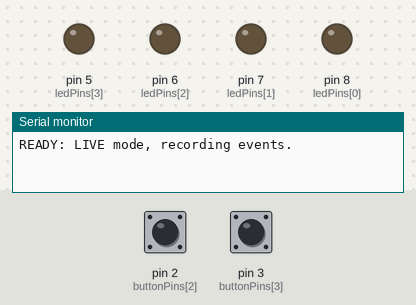
A sketch run on a simulated Arduino Uno, built with avr-gcc and run on an emulated ATmega328P. Parts: output pins drawn as LEDs (lit = HIGH), the last lines printed to the serial monitor. The test bench sets the inputs (shaded band); at power-on: pin 2 (buttonPins[2]) HIGH, pin 3 (buttonPins[3]) HIGH.

Above: at 1.2 s.
1.3 s: pin 2 (buttonPins[2]) pulled LOW for 0.15 s
At 1.9 s:
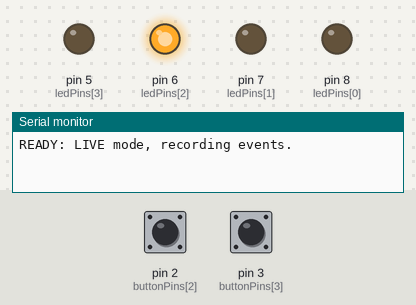
3.8 s: pin 3 (buttonPins[3]) pulled LOW for 0.15 s
At 4.4 s:
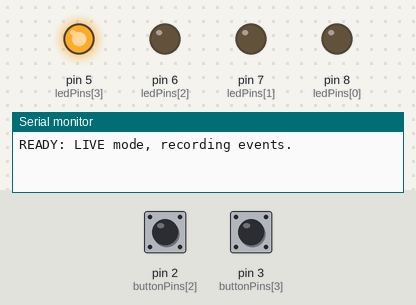
6.3 s: pin 2 (buttonPins[2]) pulled LOW for 1 s
At 8.0 s:
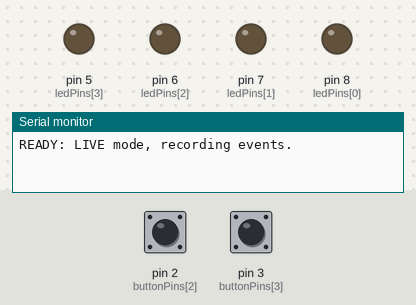
8.8 s: pin 2 (buttonPins[2]) driven LOW and pin 3 (buttonPins[3]) driven LOW
At 9.4 s:
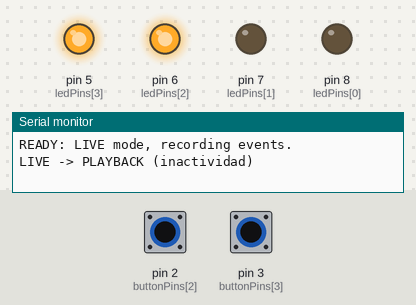
11.8 s: pin 2 (buttonPins[2]) driven HIGH
At 12.9 s:
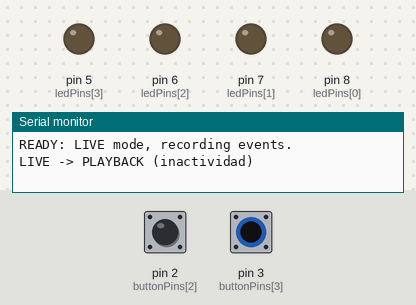
13.3 s: pin 2 (buttonPins[2]) pulsed LOW 5 times (0.12 s each, 0.3 s apart)
Timing chart, 0 to 50.4 s (numbered marks = the images above; inputs shaded):
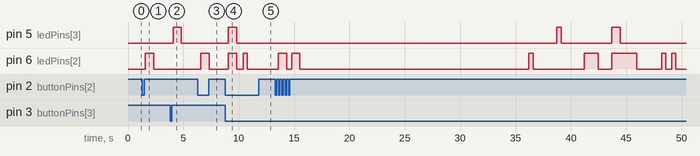

Measured:
- after the input at 1.3 s, pin 6 (ledPins[2]): LOW → HIGH after 0.28 s, → LOW 0.75 s later
- after the input at 3.8 s, pin 5 (ledPins[3]): LOW → HIGH after 0.28 s, → LOW 0.75 s later
- after the input at 6.3 s, pin 6 (ledPins[2]): LOW → HIGH after 0.27 s, → LOW 0.76 s later
- after the input at 8.8 s, pin 5 (ledPins[3]): LOW → HIGH after 0.28 s, → LOW 0.76 s later; pin 6 (ledPins[2]): LOW → HIGH after 0.28 s, → LOW 0.76 s later, → HIGH 0.56 s later, → LOW 0.40 s later
- after the input at 11.8 s, pin 5 (ledPins[3]): stays LOW (without the input it goes to HIGH after 1.1 s)

The sketch:

ESP32-C3_LED_-_Memorias_de_contacto4.ino
```cpp
/*
   BOTONES + LEDS en paralelo con efecto FADE independiente + MEMORIA DE PATRONES
   Board: ESP32 / ESP32-C3
   Botones: GPIO 0,1,2,3  (a GND con INPUT_PULLUP, activo en LOW)
   LEDs:    GPIO 8,7,6,5  (PWM via analogWrite)

   Funciones clave:
   - Grabación de eventos por botón: PRESS/RELEASE con dt (delta tiempo) y duración.
   - Inactividad 20 s -> PLAYBACK no bloqueante del patrón.
   - En PLAYBACK, el HOLD del LED se ajusta a la duración grabada del contacto.
*/

#include <Arduino.h>

// ------------ Pines y parámetros básicos ------------
const uint8_t buttonPins[] = {0, 1, 2, 3};
const uint8_t ledPins[]    = {8, 7, 6, 5};
const int numLeds = 4;

// Efecto LED
const int maxBrightness = 255;
const int fadeDelayMs   = 5;     // tiempo entre pasos de brillo
const int defaultHoldMs = 500;   // HOLD por defecto cuando no hay duración

// Reproducción / grabación
const unsigned long inactivityToPlaybackMs = 20000; // 20 s sin pulsar -> PLAYBACK
const unsigned long loopPauseMs            = 800;   // pausa al finalizar patrón

// Ticks (cuantización temporal)
const uint16_t TICK_MS = 5; // 1 tick = 5 ms

// Mapeo de duración grabada -> hold efectivo
const int MIN_HOLD_MS = 120;     // límites para que el efecto se vea bien
const int MAX_HOLD_MS = 2000;

// Anti-rebote
const unsigned long DEBOUNCE_MS = 20;

// Máximo de eventos guardados en RAM
const int MAX_EVENTS = 600;

// ------------ Estados LED ------------
struct LedState {
  enum Phase { OFF, FADE_IN, HOLD, FADE_OUT } phase;
  int brightness;
  unsigned long lastUpdate;
  unsigned long holdStart;
  int customHoldMs; // si >0, usar esto para HOLD; si 0 -> defaultHoldMs
};

LedState leds[numLeds];

// ------------ Botones (debounce + captura flancos) ------------
struct ButtonState {
  bool stableDown = false;     // estado estable actual (LOW = pulsado)
  bool readingDown = false;    // última lectura inmediata
  unsigned long lastChangeMs = 0; // para debounce
  unsigned long pressStartMs = 0; // para medir duración real
};

ButtonState buttons[numLeds];

// ------------ Secuenciador de eventos ------------
enum EventType : uint8_t { PRESS = 0, RELEASE = 1 };

using tick_t = uint16_t; // 0..65535 (con TICK_MS=5 llega a ~327 s)

struct Event {
  uint8_t  track;   // 0..3
  uint8_t  type;    // PRESS/RELEASE
  tick_t   dt;      // ticks desde el evento anterior
  uint16_t extra;   // en RELEASE: duración del contacto (ticks). En PRESS: 0
};

Event eventsBuf[MAX_EVENTS];
uint16_t eventCount = 0;
tick_t lastEventTick = 0;      // para calcular dt
unsigned long lastUserActivity = 0;

// Modo global
enum Mode { LIVE, PLAYBACK };
Mode mode = LIVE;

// Reproducción
uint16_t playbackIndex = 0;
bool playbackArmed = false;
unsigned long nextPlaybackTime = 0;

// Utilidades
static inline tick_t msToTicks(uint32_t ms) { return (tick_t)(ms / TICK_MS); }
static inline uint32_t ticksToMs(tick_t t)  { return (uint32_t)t * TICK_MS; }

void pushEvent(Event e) {
  if (eventCount < MAX_EVENTS) {
    eventsBuf[eventCount++] = e;
  } else {
    // Buffer lleno: podría implementarse rollover o dividir en clips.
    // Por ahora, ignoramos eventos extra.
  }
}

void clearPattern() {
  eventCount = 0;
  lastEventTick = msToTicks(millis());
}

// ------------ Lógica LED ------------
void triggerLed(int i, unsigned long now) {
  LedState &L = leds[i];
  if (L.phase == LedState::OFF) {
    L.phase = LedState::FADE_IN;
    L.brightness = 0;
    L.lastUpdate = now;
    L.customHoldMs = 0; // hasta que alguien lo configure
    analogWrite(ledPins[i], 0);
  }
}

void setLedCustomHold(int i, int holdMs) {
  holdMs = constrain(holdMs, MIN_HOLD_MS, MAX_HOLD_MS);
  leds[i].customHoldMs = holdMs;
}

void updateLed(int i) {
  unsigned long now = millis();
  LedState &L = leds[i];

  switch (L.phase) {
    case LedState::OFF:
      // En este diseño las pulsaciones reales se manejan en updateButtons()
      break;

    case LedState::FADE_IN:
      if (now - L.lastUpdate >= (unsigned)fadeDelayMs) {
        L.brightness += 5;
        if (L.brightness >= maxBrightness) {
          L.brightness = maxBrightness;
          L.phase = LedState::HOLD;
          L.holdStart = now;
        }
        L.lastUpdate = now;
        analogWrite(ledPins[i], L.brightness);
      }
      break;

    case LedState::HOLD: {
      analogWrite(ledPins[i], maxBrightness);
      int holdMs = (L.customHoldMs > 0) ? L.customHoldMs : defaultHoldMs;
      if (now - L.holdStart >= (unsigned)holdMs) {
        L.phase = LedState::FADE_OUT;
        L.lastUpdate = now;
      }
    } break;

    case LedState::FADE_OUT:
      if (now - L.lastUpdate >= (unsigned)fadeDelayMs) {
        L.brightness -= 5;
        if (L.brightness <= 0) {
          L.brightness = 0;
          L.phase = LedState::OFF;
        }
        L.lastUpdate = now;
        analogWrite(ledPins[i], L.brightness);
      }
      break;
  }
}

// ------------ Captura de botones (debounce + eventos) ------------
void onPress(uint8_t track, unsigned long nowMs) {
  // Evento PRESS
  tick_t nowTick = msToTicks(nowMs);
  tick_t dt = nowTick - lastEventTick;
  lastEventTick = nowTick;
  pushEvent({track, PRESS, dt, 0});

  // Dispara LED y marca actividad
  triggerLed(track, nowMs);
  lastUserActivity = nowMs;
}

void onRelease(uint8_t track, unsigned long nowMs) {
  // Duración del contacto desde el press estable
  unsigned long durMs = (nowMs > buttons[track].pressStartMs)
                        ? (nowMs - buttons[track].pressStartMs)
                        : 0;

  // Evento RELEASE con dt y duración en ticks (extra)
  tick_t nowTick = msToTicks(nowMs);
  tick_t dt = nowTick - lastEventTick;
  lastEventTick = nowTick;
  tick_t durTicks = msToTicks(durMs);
  pushEvent({track, RELEASE, dt, (uint16_t)durTicks});

  lastUserActivity = nowMs;
}

// Lee botones con debounce y emite flancos
void updateButtons() {
  unsigned long now = millis();
  for (int i = 0; i < numLeds; i++) {
    bool rawDown = (digitalRead(buttonPins[i]) == LOW); // activo en LOW

    if (rawDown != buttons[i].readingDown) {
      // cambio inmediato: reinicia temporizador de debounce
      buttons[i].readingDown = rawDown;
      buttons[i].lastChangeMs = now;
    }

    // ¿Cambió establemente?
    if (rawDown != buttons[i].stableDown &&
        (now - buttons[i].lastChangeMs) >= DEBOUNCE_MS) {

      buttons[i].stableDown = rawDown; // confirmamos el nuevo estado

      if (mode == PLAYBACK) {
        // Cualquier actividad real cancela el modo PLAYBACK
        mode = LIVE;
        playbackArmed = false;
        nextPlaybackTime = 0;
        // No retornamos: dejamos seguir para registrar si se desea
      }

      if (buttons[i].stableDown) {
        // Flanco de bajada (PRESS)
        buttons[i].pressStartMs = now;
        onPress(i, now);
      } else {
        // Flanco de subida (RELEASE)
        onRelease(i, now);
      }
    }
  }
}

// ------------ Reproducción del patrón (secuenciador) ------------
/*
   Al ejecutar un PRESS en reproducción, buscamos hacia adelante el próximo RELEASE
   del mismo track para leer su duración y la usamos como HOLD (con límites).
*/
int findNextReleaseDurationMs(uint16_t fromIdx, uint8_t track) {
  for (uint16_t k = fromIdx; k < eventCount; ++k) {
    const Event &e = eventsBuf[k];
    if (e.track == track && e.type == RELEASE) {
      return (int)ticksToMs(e.extra);
    }
  }
  // si no hay RELEASE futuro, usar default
  return defaultHoldMs;
}

void updatePlayback() {
  if (eventCount == 0) return;

  unsigned long now = millis();

  if (!playbackArmed) {
    // Programamos el próximo evento según su dt (más pausa de loop si volvemos a inicio)
    tick_t dtTicks = eventsBuf[playbackIndex].dt;
    unsigned long dtMs = ticksToMs(dtTicks);

    if (playbackIndex == 0 && nextPlaybackTime != 0) {
      dtMs += loopPauseMs;
    }
    nextPlaybackTime = now + dtMs;
    playbackArmed = true;
  }

  if (playbackArmed && (long)(now - nextPlaybackTime) >= 0) {
    const Event &e = eventsBuf[playbackIndex];

    if (e.type == PRESS) {
      // Disparar LED
      triggerLed(e.track, now);
      // Intentar fijar un HOLD basado en la próxima duración registrada
      int durMs = findNextReleaseDurationMs(playbackIndex + 1, e.track);
      setLedCustomHold(e.track, durMs);
    } else if (e.type == RELEASE) {
      // Nada obligatorio: ya fijamos el HOLD al PRESS.
      // Si quisieras cambiar el comportamiento, podrías usar e.extra aquí.
    }

    // Avanzar
    playbackIndex++;
    if (playbackIndex >= eventCount) {
      playbackIndex = 0; // repetir patrón
    }
    playbackArmed = false;
  }
}

// ------------ Setup / Loop ------------
void setup() {
  Serial.begin(115200);

  for (int i = 0; i < numLeds; i++) {
    pinMode(buttonPins[i], INPUT_PULLUP);
    pinMode(ledPins[i], OUTPUT);
    analogWrite(ledPins[i], 0);

    leds[i] = {LedState::OFF, 0, millis(), 0, 0};

    // Estado inicial botones
    buttons[i].stableDown  = (digitalRead(buttonPins[i]) == LOW);
    buttons[i].readingDown = buttons[i].stableDown;
    buttons[i].lastChangeMs = millis();
    buttons[i].pressStartMs = millis();
  }

  clearPattern();
  lastUserActivity = millis();

  Serial.println("READY: LIVE mode, recording events.");
}

void loop() {
  unsigned long now = millis();

  // 1) Lectura botones + flancos (y posible cambio de modo a LIVE)
  updateButtons();

  // 2) Actualización de LEDs
  for (int i = 0; i < numLeds; i++) {
    updateLed(i);
  }

  // 3) Paso a PLAYBACK por inactividad (si hay patrón)
  if (mode == LIVE) {
    if ((now - lastUserActivity >= inactivityToPlaybackMs) && (eventCount > 0)) {
      mode = PLAYBACK;
      playbackIndex = 0;
      playbackArmed = false;
      nextPlaybackTime = 0;
      Serial.println("LIVE -> PLAYBACK (inactividad)");
    }
  } else { // PLAYBACK
    updatePlayback();
  }

  // (Opcional) pequeño respiro
  // delay(1);
}
```
